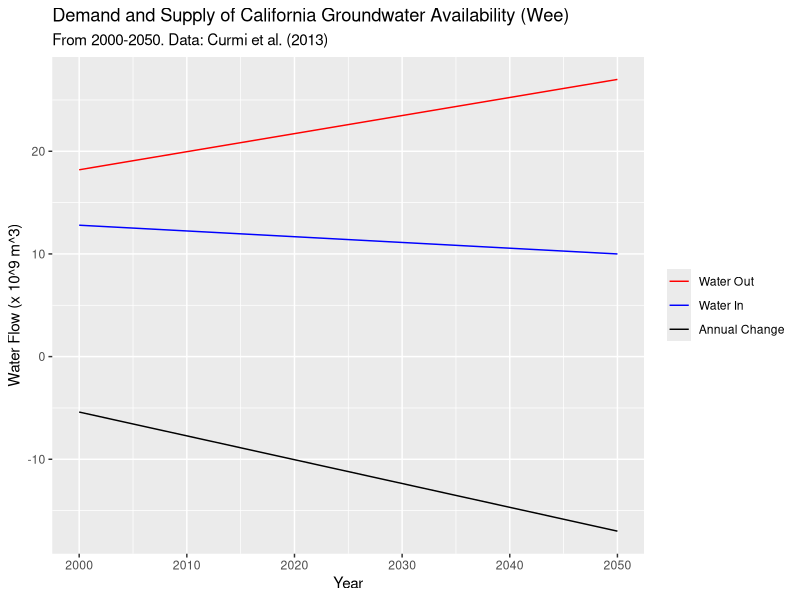
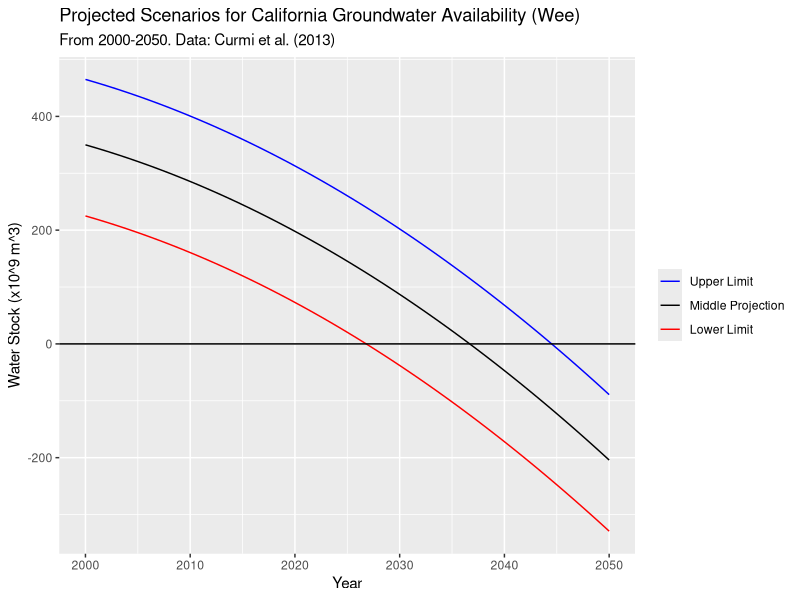

These figures' R source, in order:
## ---- chunk 1
knitr::opts_chunk$set(echo = TRUE)
library(tidyverse)
library(here)
## ---- chunk 2
ca_groundwater <- read.csv(here("data", "ca_groundwater.csv")) %>% 
  rename("year"="X", "mean_projection"="mean")
## ---- chunk 3
ggplot(data = ca_groundwater)+
  geom_line(aes(year, water_in, color="Water In"))+
  geom_line(aes(year, water_out, color= "Water Out"))+
  geom_line(aes(year, annual_change, color="Annual Change"))+
  scale_color_manual(values = c(
    'Water In' = 'blue',
    'Water Out' = 'red',
    'Annual Change' = 'black'))+
  guides(color = guide_legend(reverse = TRUE))+
  labs(x= "Year",
       y= "Water Flow (x 10^9 m^3)",
       title = "Demand and Supply of California Groundwater Availability (Wee)" , 
       subtitle = "From 2000-2050. Data: Curmi et al. (2013)")+
  theme(legend.title = element_blank())

## ---- chunk 4
ggplot(data = ca_groundwater) +
  geom_line(aes(year, mean_projection, color="Middle Projection"))+
  geom_line(aes(year, lower_limit, color= "Lower Limit"))+
  geom_line(aes(year, upper_limit, color= "Upper Limit"))+ 
  geom_hline(yintercept = 0, color = "black")+
  scale_color_manual(values = c(
    'Middle Projection' = 'black',
    'Lower Limit' = 'red' ,
    'Upper Limit' = 'blue'))+
  guides(color = guide_legend(reverse = TRUE))+
  theme(legend.title = element_blank())+
  labs(x="Year", 
       y="Water Stock (x10^9 m^3)",
       title = "Projected Scenarios for California Groundwater Availability (Wee)" , 
       subtitle = "From 2000-2050. Data: Curmi et al. (2013)")
